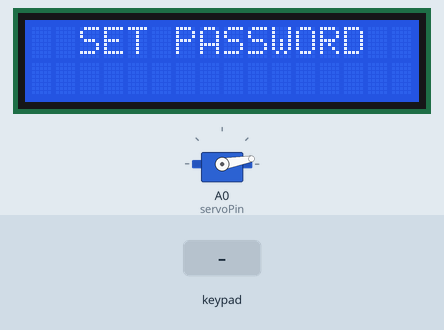
This sketch was run on a simulated Arduino Uno, built with avr-gcc and run on an emulated ATmega328P. On the bench: 16×2 character LCD, servo. The test bench sets the inputs (shaded band). What the sketch prints to the serial monitor is not drawn.

Above: at 1.3 s.
1.4 s: keypad keys 0 0 0 0 D pressed 0.4 s apart
At 3.3 s:
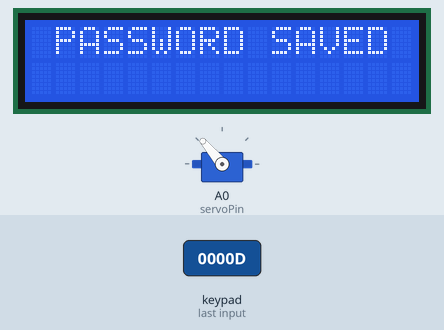
4.9 s: key 'A' pressed
At 6.2 s:
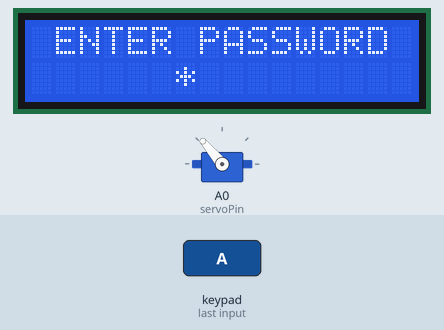
6.5 s: key 'B' pressed
At 7.5 s:
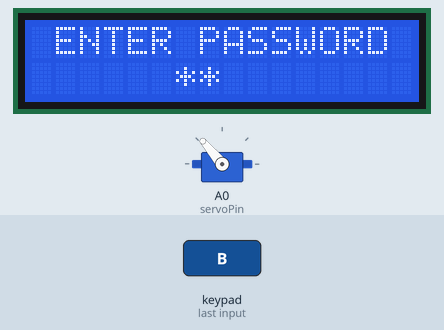
8.0 s: key 'C' pressed
At 8.5 s:
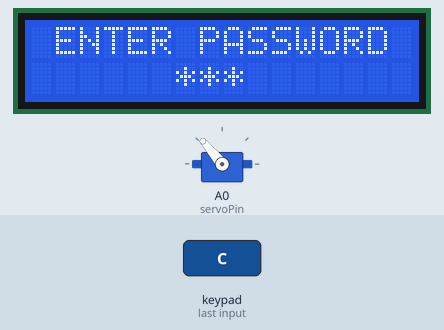
9.5 s: keypad keys 9 8 7 6 D pressed 0.4 s apart
At 10.8 s:
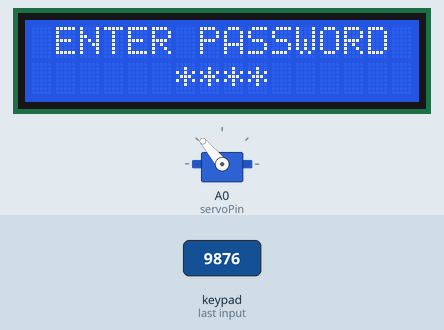
14.5 s: key 'D' pressed
At 15.6 s:
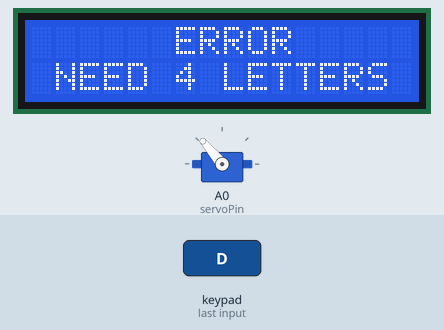
Timing chart, 0 to 17.5 s (numbered marks = the images above; inputs shaded):
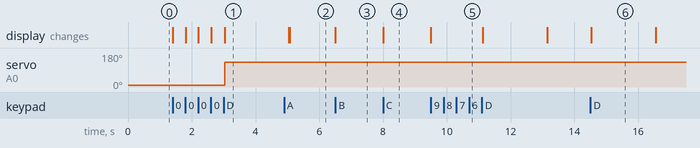

Measured:
- after the input at 1.4 s, servo on A0 (servoPin): 10° → 130° after 1.6 s; the display: first changes at once (image 1 shows a later state)
- after the input at 4.9 s, the display: first differs from a run without the input after 0.17 s (image 2)
- after the input at 6.5 s, the display: changes at once (image 3)
- after the input at 8.0 s, the display: changes at once (image 4)
- after the input at 9.5 s, the display: changes at once (image 5)
- after the input at 14.5 s, the display: changes at once (image 6)
- what the display in image 6 shows lasts 2.1 s, from 14.5 s to 16.6 s

The sketch:

tresorSteuerung.ino
```cpp
// Include Servo Librarie
#include <Servo.h>
// include LCD library
#include <LiquidCrystal_I2C.h>
// include  Keypad Library
#include <Keypad.h>

//Servo
Servo servo;
#define servoPin A0

//LCD
LiquidCrystal_I2C lcd(0x27,16,2);

//Keypad
const byte numRows= 4; //number of rows on the keypad
const byte numCols= 4; //number of columns on the keypad

//keymap defines the key pressed according to the row and columns just as appears on the keypad
char keymap[numRows][numCols]=
{
{'1', '2', '3', 'A'},
{'4', '5', '6', 'B'},
{'7', '8', '9', 'C'},
{'*', '0', '#', 'D'}
};

//Code that shows the the keypad connections to the arduino terminals
byte rowPins[numRows] = {9,8,7,6}; //Rows 0 to 3
byte colPins[numCols]= {5,4,3,2}; //Columns 0 to 3

//initializes an instance of the Keypad class
Keypad kpd= Keypad(makeKeymap(keymap), rowPins, colPins, numRows, numCols);


//State Data
bool locked;
bool canTakeInput = true;

//Block
bool blocked = false;
int tries = 0;
const int maxTries = 3;
char deleteKey = '*';
String clearInputString = "0000";


//Graphic Variables
int inputXPos = 6;
int inputYPos = 1;

//Password Variables
String password;
int maxLength = 4;

//Input
String input = "";

void setup()
{
  Serial.begin(9600);

  //LCD Setup
  lcd.begin();
  lcd.clear();
  lcd.backlight();      // Make sure backlight is on

  //Servo
  servo.attach(servoPin);
  servo.write(0);

  //Unlock Safe
  unlockSafe(false);
}

void loop()
{
  //In the loop function we're going to check the input

  //First of all we look at whether we can even take input
  if (canTakeInput){

    //When these conditions are met, we can read the input, if there is any
    char key = kpd.getKey();
    if(key != NO_KEY)  // Check for a valid key.
    {
       if (!blocked){
         //If 'D' is not pressed, we can add key to input
         if(key != 'D'){
           if (input.length() < maxLength){
             input += key;
             lcd.print("*");
             Serial.println(input); //Debug
           }
         }
        else {
           //D equals an "OK" Button
           if (locked)
             tryUnlocking(input);
           else
             tryLocking(input);
         }
       }
       else {
         //If key equals delete key, we delete all the invisible input
         if (key == deleteKey){
           resetInput(false);
           return;
         }
         //Add Input
         input += key;

         //Check whether code is correct
         if (input.equals(clearInputString))
          unblockSafe();
       }
      }
     }

}


//State Functions

	// Password Functions
void tryUnlocking(String pw){
  if (pw.length() < maxLength){

    //Play Error Message: Password is too short
    lcdPwTooShort();

    //Get back to previous locked state
    lockSafe(false);
    return;
  }

  if (pw.equals(password)){
    //Unlock safe if pw is correct
    //resetInput();
   	unlockSafe(true);
  } else{
    //Password is wrong message
    lcdPlayStateSwitchAnim(1, 0, "PASSWORD WRONG", 3, 1, "CAN'T OPEN", true);
    tries++;	//increase amount of tries

    //Check whether max amount of tries is reached
    if (tries == maxTries){
      blockSafe();
      return;
    }

    lockSafe(false);
  }
}

void tryLocking(String pw){
  if (pw.length() < maxLength){

    //Play Error Message: Password is too short
    lcdPwTooShort();
    unlockSafe(false);
  }
  else {
    password = pw;

    //Switch to locked State
    lockSafe(true);
  }
}


//	2 Functions to unlock and lock the Safe
//	When being un/locked the servo is going to be rotated into one direction which will eventually open the door
//	Afterwards we're going to switch to the new State
//	anim: chooses whether to use an Transition Animation or not

void unlockSafe(bool anim){
 locked = false;

 //Reset the input and the amount of tries
 resetInput(true);
 tries = 0;

 servo.write(10); //Switch Servo to opened State

 lcdUnlockSafe(anim); //Change LCD Display to opened
}


void lockSafe(bool anim){
 locked = true;

 resetInput(true);

 servo.write(130); //Switch Servo to closed State

 lcdLockSafe(anim); //Change LCD Display to closed
}

// Resets the given input
// clearLcd: whether the input text should be released as well
void resetInput(bool clearLcd){
 input = "";

 // Because we know that there will never be more than 4 char in our input,
 // we can reset it with filling in 4 spaces
  if (clearLcd){
     lcd.setCursor(inputXPos, inputYPos);
     lcd.print("    ");
  }
}


//Blocking Methods
void blockSafe(){
  //Ban user from trying to unlock
  blocked = true;
  lcdPlayStateSwitchAnim(1, 0, "ALL TRIES USED", 5, 1, "BLOCKED", false);
  resetInput(false);
}

void unblockSafe(){
  //Unban user from trying to unlock
  tries = 0;
  blocked = false;
  lcdPlayStateSwitchAnim(5,0, "UNBLOCKED", 5, 1, "OPENING", false);
  resetInput(false);

  //Go back to opened state
  unlockSafe(false);
}


//LCD

void lcdLockSafe(bool anim){

  //Play locking Animation
  if (anim)
  	lcdPlayStateSwitchAnim(1, 0, "PASSWORD SAVED", 0, 1, "", true);

  lcd.setCursor(1,0);   //Set cursor to character 2 on line 0
  lcd.print("ENTER PASSWORD");

  //Cursor gets set to starting point for Input
  lcd.setCursor(inputXPos, inputYPos);
}


void lcdUnlockSafe(bool anim){
  //Play Unlocking Animation First
  if (anim)
  	lcdPlayStateSwitchAnim(0, 0, "PASSWORD CORRECT", 2, 1, "OPEN THE SAFE", true);

  //Change to unlocked State
  lcd.setCursor(2,0);   //Set cursor to character 1 on line 0
  lcd.print("SET PASSWORD");

  //Clear second row
  lcd.setCursor(0,1);   //Set cursor to character 1 on line 0
  lcd.print("                ");

  //Cursor gets set to starting point for Input
  lcd.setCursor(inputXPos, inputYPos);
}

//	Playing an animation between switching states, which will only last for a small delay, while which you cant take any input
//	fcx:   first Cursor X Value
//	fcy:   first Cursor Y Value
//	fText: first text
//	scx:   second Cursor X Value
//	scy:   second Cursor Y Value
//	sText: second text
//  clear: should animation be cleared after delay?
void lcdPlayStateSwitchAnim(int fcx, int fcy, String fText, int scx, int scy, String sText, bool clear){

  //Clear previous animation
  lcd.clear();

  //Can't Take Input While Unlocking Text Plays
  canTakeInput = false;

  //Print unlocking Text
  lcd.setCursor(fcx,fcy);   //Set cursor to character 1 on line 0
  lcd.print(fText);

  lcd.setCursor(scx, scy);
  lcd.print(sText);

  //Delay for the animation to play
  delay(2000);


  if (clear){
  	//Clear unlocking animation
  	lcd.clear();
  }


  //Switching again so now we can take input
  canTakeInput = true;

}

void lcdPwTooShort(){
	lcdPlayStateSwitchAnim(6, 0, "ERROR", 1, 1, "NEED 4 LETTERS", true);
}
```
